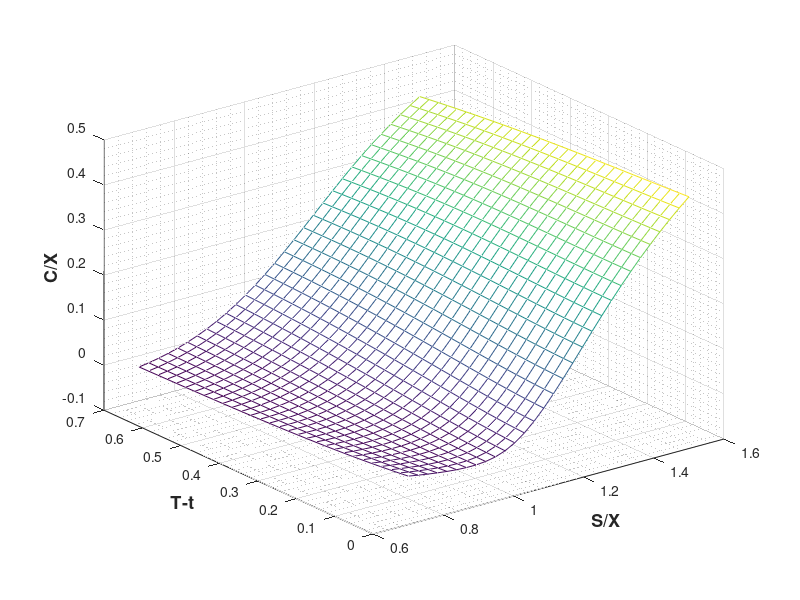

This figure's MATLAB source: (Note: this script raises an error after producing the figure.)
% figure(1),clf,
% plot(x1,y1,'b','LineWidth',2);
% title('Profit of asset price','FontSize',15)
% ylabel('Profit','FontSize',13,'FontWeight','bold')
% xlabel('Asset price','FontSize',13,'FontWeight','bold')
% hold on
% plot(x2,y2,'b','LineWidth',2);
% plot(x3,y3,'b','LineWidth',2);
% plot(xx1,yy1,'b.','LineWidth',2);
% plot(xx2,yy2,'b.','LineWidth',2);
% axis([0 85 0 45])
% grid on
% hold off
%%
% mu1 = [1 2];
% Sigma1 = [2 0; 0 0.5];
% mu2 = [-3 -5];
% Sigma2 = [1 0;0 1];
% rng(1); % For reproducibility
% X = [mvnrnd(mu1,Sigma1,1000);mvnrnd(mu2,Sigma2,1000)];
% 
% GMModel = fitgmdist(X,2);
% 
% figure
% y = [zeros(1000,1);ones(1000,1)];
% h = gscatter(X(:,1),X(:,2),y);
% hold on
% ezcontour(@(x1,x2)pdf(GMModel,[x1 x2]),get(gca,{'XLim','YLim'}))
% title('{\bf Scatter Plot and Fitted Gaussian Mixture Contours}')
% legend(h,'Model 0','Model1')
% hold off
%%
% load discrim
% figure;
% gscatter(ratings(:,1),ratings(:,2),group,'br','xo')
% xlabel('climate');
% ylabel('housing');
%%
% xx=1:10;
% yy=xx.^2;
% plot(xx,yy);
%% aboutezplot 
% syms x1 x2 CX
%%
CXNum=30;
x=linspace(0.7,1.5,CXNum);
% x=linspace(1.5,0.7,CXNum);
y=linspace(0.7,0,CXNum);
% y=linspace(0,0.7,CXNum);

m1=[1.35 0.45];
m2=[1.18 0.24];
m3=[0.98 -0.2];
m4=[1.05 -0.1];
C1=[59.79 -0.03;-0.03 10.24];
C2=[59.79 -0.03;-0.03 10.24];
C3=[59.79 -0.03;-0.03 10.24];
C4=[59.79 -0.03;-0.03 10.24]; 

CX=ones(CXNum,CXNum);

for i=1:CXNum
    for j=1:CXNum
        CX(j,i)=-0.06*sqrt(([x(i),y(j)]-m1)*C1*([x(i),y(j)]-m1)'+2.55)...
            -0.03*sqrt(([x(i),y(j)]-m2)*C2*([x(i),y(j)]-m2)'+1.97)...
            +0.03*sqrt(([x(i),y(j)]-m3)*C3*([x(i),y(j)]-m3)')...
            +0.10*sqrt(([x(i),y(j)]-m4)*C4*([x(i),y(j)]-m4)'+1.62)...
            +[x(i),y(j)]*[0.14;-0.24]-0.01;
    end
end

figure(1),clf,
mesh(x,y,CX);
xlabel('S/X','FontSize',13,'FontWeight','bold')
ylabel('T-t','FontSize',13,'FontWeight','bold')
zlabel('C/X','FontSize',13,'FontWeight','bold')
% axis([0.8 1.5 0 0.6 0 0.4]);
grid on
grid minor
%%
aa=designMat*w;
aaa=norm(aa-CXtrueTrain);
%%
S=49;
K=50;
r=0.05;
T=0.3846;
Vol=0.13;
y=blsprice(S,K,r,T,Vol);
%%
aaa=norm([3 4]);
















